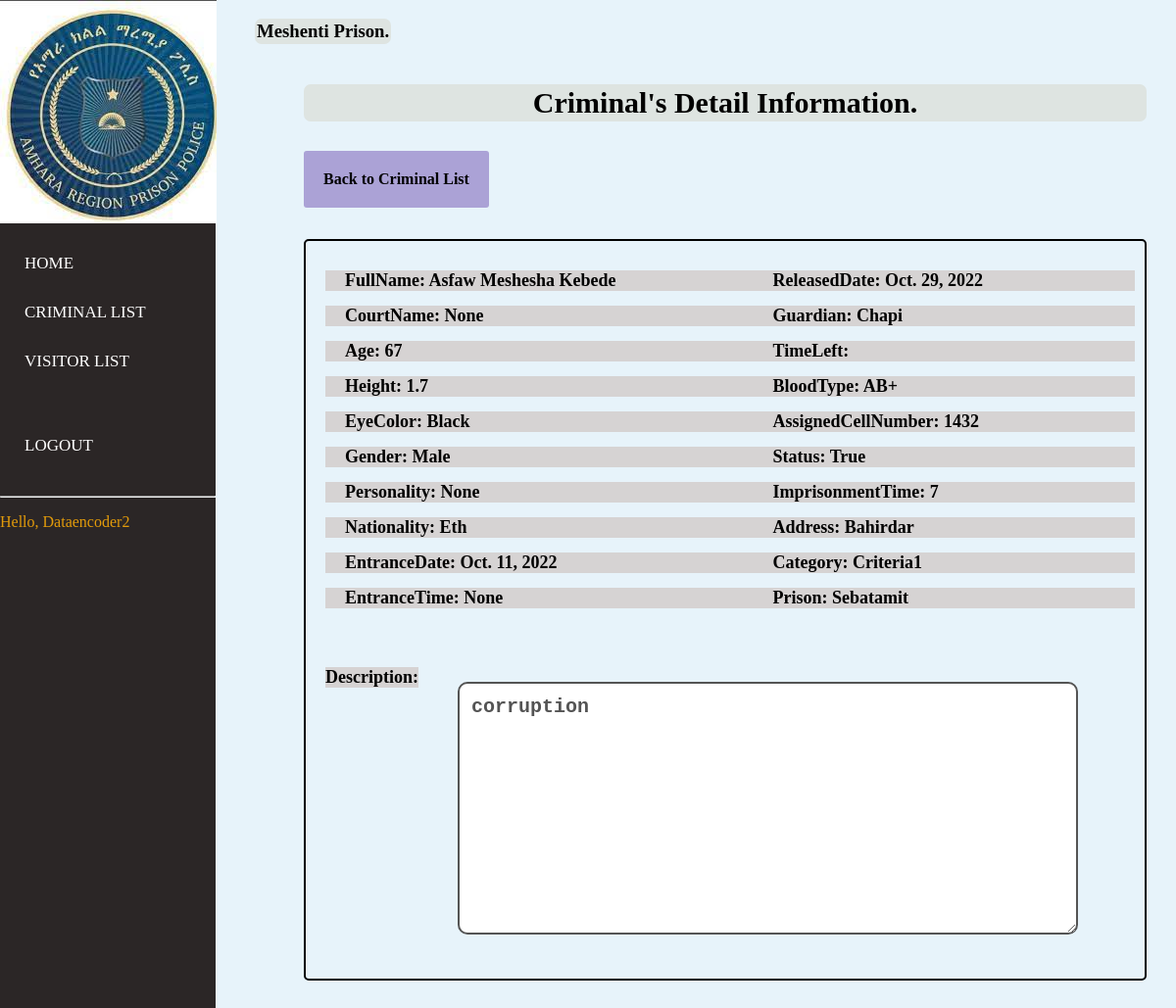
Page /CriminalDetial/10 (signed in) on the committed database.
### account/models.py (models this page shows)
class User(AbstractUser):
    is_Admin = models.BooleanField(default=False)
    is_Manager = models.BooleanField(default=False)
    is_DataEncoder = models.BooleanField(default=False)
    is_SuperManager=models.BooleanField(default=False)
    phone = PhoneNumberField(unique = True, null = False, blank = False) # Here
    address = models.CharField(max_length=255,blank=True,null=True)
    email = models.EmailField(blank=True,null=True, unique=True)
    prison=models.ForeignKey(Prison, null=True, on_delete= models.SET_NULL,blank=True)

### prison/models.py (models this page shows)
class Prison(models.Model):
    PrisonName=models.CharField(max_length=200)
    Address=models.CharField(max_length=200)
    Region = models.ForeignKey(CentralPrison,null=True,   on_delete=models.CASCADE)
    def __str__(self):
        return self.PrisonName

### record/models.py (models this page shows, shortened)
class Criminal(models.Model):
    CriminalName=models.CharField(max_length=200, null=True)
    CourtName=models.ForeignKey(Court, on_delete=models.CASCADE, null=True)
    Age=models.PositiveIntegerField( null=True)
    Height=models.FloatField(validators=[MinValueValidator(1), MaxValueValidator(2.5)],null=True)
    EyeColor=models.CharField(max_length=100,null=True)
    Gender=models.CharField(max_length=8,null=True , choices=GENDER)
    Personality=models.CharField(max_length=100, null=True)
    Nationality=models.CharField(max_length=100,null=True)
    EntranceDate=models.DateField(auto_now=True,null=True)
    EntranceTime=models.TimeField(null=True)
    ReleasedDate=models.DateField(null=True)
    TimeLeft=models.CharField(max_length=100,null=True, blank=True)
    Guardian=models.CharField(max_length=100,null=True)
    Bloodtype=models.CharField(max_length=30,null=True, choices=BLOODTYPES)
    AssignedCellNumber=models.PositiveIntegerField(null=True)
    Status= models.BooleanField(default=True)
    ImprisonmentTime=models.PositiveIntegerField(null=True)
    Address=models.CharField(max_length=100,null=True)
    Category=MultiSelectField(max_length=20,choices=cat_choice, null=True)
    CrimeDescription=models.TextField(max_length=200, null=True, blank=True)
    VisitorsAllowed=models.CharField(max_length=50, null=True, choices=ALLOWED)
    prison=models.ForeignKey(Prison,on_delete=models.CASCADE ,null=True)
    createdby = models.ForeignKey(User,null=True ,on_delete=models.CASCADE)
    Transfer=models.ForeignKey(Transfer, null=True, on_delete=models.CASCADE)
    Reason_For_Release = models.ForeignKey(Release,  null=True, on_delete=models.CASCADE)

### record/views.py (the view)
@login_required
@MAD_required()
def CriminalDetial(request ,Criminal_id):
    crs=Criminal.objects.get(id=Criminal_id)
    context = {
        'criminal': crs
    }
    return render(request, 'criminal/CriminalDetial.html', context)

### record/templates/criminal/CriminalDetial.html (shortened to what this page needs)
 {% load static %} {% block content %}
<link rel="stylesheet" href="{% static 'css/all.css'%}" <head>
<link rel="stylesheet" href="https://cdn.datatables.net/1.10.12/css/jquery.dataTables.min.css" />
<link rel="stylesheet" href="https://cdn.datatables.net/buttons/1.2.1/css/buttons.dataTables.min.css" />
<link href="https://cdn.datatables.net/1.10.12/css/jquery.dataTables.css" rel="stylesheet" />
<link href="https://cdn.datatables.net/buttons/1.2.2/css/buttons.dataTables.css" rel="stylesheet" />
</head>
{% include "../ex.html" %}
<div class="wrapper">
    <div class="section">
        <div class="box-area">
            <h3 style="float:left; text-align: center;">{{ request.user.prison }} Prison. </h3><br><br>
            <section>
                <center> <h3 class="font" style="text-align: center;">Criminal's Detail Information.</h3></center>
                {% if not request.user.is_superuser %}
                <h4 ><a class="ab" href="{% url 'criminal_list' %}">Back to Criminal List</a></h4><br><br><br><br><br>
                {% endif %}
            <div class="list">
                <div class="detail" style="float: left;"><br><br>
                    <li>FullName: {{criminal.CriminalName}}</li><br>
                    <li>CourtName: {{criminal.CourtName}}</li><br>
                    <li>Age: {{criminal.Age}}</li><br>
                    <li>Height: {{criminal.Height}}</li><br>
                    <li>EyeColor: {{criminal.EyeColor}}</li><br>
                    <li>Gender: {{criminal.Gender}}</li><br>
                    <li>Personality: {{criminal.Personality}}</li><br>
                    <li>Nationality: {{criminal.Nationality}}</li><br>
                    <li>EntranceDate: {{criminal.EntranceDate}}</li><br>
                    <li>EntranceTime: {{criminal.EntranceTime}}</li><br>
                </div>
                <div class="detaill">
                    <br><br>
                    <li>ReleasedDate: {{criminal.ReleasedDate}}</li><br>
                    <li>Guardian: {{criminal.Guardian}}</li><br>
                    <li>TimeLeft: {{criminal.timeleft}}</li><br>
                    <li>BloodType: {{criminal.Bloodtype}}</li><br>
                    <li>AssignedCellNumber: {{criminal.AssignedCellNumber}}</li><br>
                    <li>Status: {{criminal.Status}}</li><br>
                    <li>ImprisonmentTime: {{criminal.ImprisonmentTime}}</li><br>
                    <li>Address: {{criminal.Address}}</li><br>
                    <li>Category: {{criminal.Category}}</li><br>
                    <li>Prison: {{criminal.prison}}</li><br>
                </div>
                <div style="clear: both;"></div><br><br><br>
                    <li style="float: left;">Description:</li><br>
                    <textarea disabled cols="100" rows="10">{{criminal.CrimeDescription}}</textarea><br><br><br><br>
            </div>
        </div>
    </div>
</div>
{% endblock %}

### record/templates/ex.html (shortened to what this page needs)
{% load static %}
<!DOCTYPE html>
<html>
    <body>
<nav>
  <ul>
      <li class="logo" style="border-radius: 30px;"><img src="{% static "image/download.jpg" %}"></li>
    <br><br><br><br><br><br>
 <br>
    <li><a href="{% url 'index' %}">Home</a></li>
    {% if not request.user.is_superuser and not request.user.is_SuperManager %}
    <li><a href="{% url 'criminal_list' %}">Criminal List</a></li>
    {% endif %}
    {% if not request.user.is_superuser and not request.user.is_SuperManager %}
    <li><a href="{% url 'visitor_list' %}">Visitor List</a></li>
    {% endif %}
    <br>
    <br>
    <li><a href="{% url 'logout' %}">Logout</a></li><br><hr>
    <p style=" margin-right:7px;color: rgb(226, 155, 11);">Hello, {{request.user}}</p>
  </ul>
</nav>
</body>
</html>

### record/static/css/all.css (style rules this page uses)
body { background: -webkit-linear-gradient(left, #25c481, #25b7c4); background: linear-gradient(to right, #25c481, #25b7c4); font-family: 'Roboto', sans-serif; }
section { margin: 50px; }

### record/templates/criminal/CriminalDetial.html (style rules this page uses)
textarea { background-color: white; margin-left: 30px; font-weight: bold; font-size: 20px; border: 2px solid; width: 74%; padding: 12px; border-radius: 10px; box-sizing: border-box; }
.list { text-align: inline-block; box-sizing: border-box; border-radius: 5px; border: 2.5px solid; font-size: 12px; font-weight: bold; }
.list li { margin-left: 20px; margin-right: 10px; text-decoration: none; background-color:rgb(214, 211, 211); }
.detail { margin-right: 150px; margin-left: 20px; }
li { list-style: none; padding: 0; font-size: 18px; font-weight: blold; }

### record/templates/ex.html (style rules this page uses)
body { margin:0; padding:0; font-family:'montserrat'; background:rgb(231, 243, 250); }
.logo { height: 118px; width: 50px; }
nav { width: 40px; padding: 0; position: sticky; top: 0; z-index: 100; overflow: hidden; }
nav ul { margin:0; padding:0; height:100%; width:220px; justify-content: space-between; position:fixed; top:0; left:0; background-color:#2b2626; }
nav ul li { list-style:none; }
nav ul li a { display:block; font-family:'montserrat'; text-decoration:none; text-transform:uppercase; font-size:17px; color:#fff; position:relative; padding:15px 0px 15px 25px; }
nav ul li a:before { content:''; position:absolute; top:0; right:0; height:100%; background:#e3e9f7; border-radius:40px 0 0 40px; z-index:-1; }
.ab { float: left; margin-bottom: 15px; border-radius: 3px; background-color: rgb(171, 162, 214); padding: 20px; text-align: center; text-decoration: none; color: black; }
.wrapper { margin-left:260px; }
.section { display:grid; min-height:100vh; }
h3 { background-color: rgb(222, 228, 225);padding: 2px; border-radius: 7px; }
.font { font-size: 30px; }
section { margin-left:50px; margin-right: 30px; display:relative; }

### rows in the picture
User: user "Dataencoder2", user.prison "Meshenti"
Criminal: CriminalName "Asfaw Meshesha Kebede", CourtName "None", Age "67", Height "1.7", EyeColor "Black", Gender "Male", Personality "None", Nationality "Eth", EntranceDate "Oct. 11, 2022", EntranceTime "None", ReleasedDate "Oct. 29, 2022", Guardian "Chapi", Bloodtype "AB+", AssignedCellNumber "1432", Status "True", ImprisonmentTime "7", Address "Bahirdar", Category "Criteria1", prison "Sebatamit", CrimeDescription "corruption"
